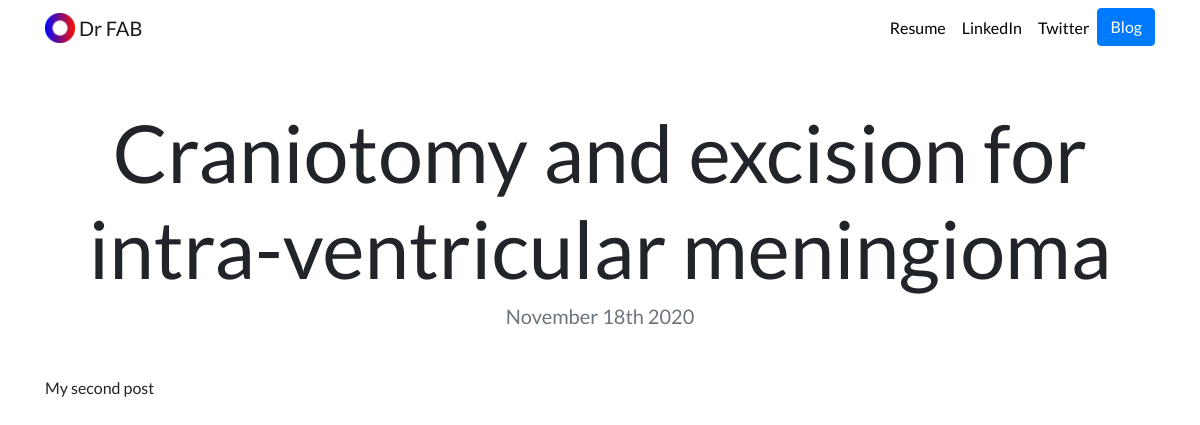
The app's page /blog/2/ with its own data.
### blog/models.py (models this page shows, shortened)
class Blog(models.Model):
    title = models.CharField(max_length=200)
    description = models.TextField()
    image = models.ImageField(upload_to='blog/images/')
    url = models.URLField(blank=True)
    date = models.DateTimeField(auto_now=True)

### blog/views.py (the view)
# urls.py: path('<int:blog_id>/', views.detail, name='detail'),
def detail(request, blog_id):
    blog = get_object_or_404(Blog, pk=blog_id)
    return render(request, 'blog/detail.html', {'blog':blog})

### blog/templates/blog/detail.html
{% extends "portfolio/base.html" %}
{% load static %}
{% block content %}
<h1 class="text-center mt-5" id="blogdetailtitle">{{ blog.title }}</h1>
<h5 class="text-center text-muted mb-5">{{ blog.date|date:'F jS Y' }}</h5>
{{ blog.description|safe }}
{% endblock %}

### portfolio/static/portfolio/custom.css (style rules this page uses)
body { font-family: 'Lato', sans-serif; }
@media (min-width: 992px) { #blogdetailtitle { font-size: 5rem; } }

### records on screen
Blog: title "Craniotomy and excision for intra-ventricular meningioma", date "November 18th 2020", description "My second post"
